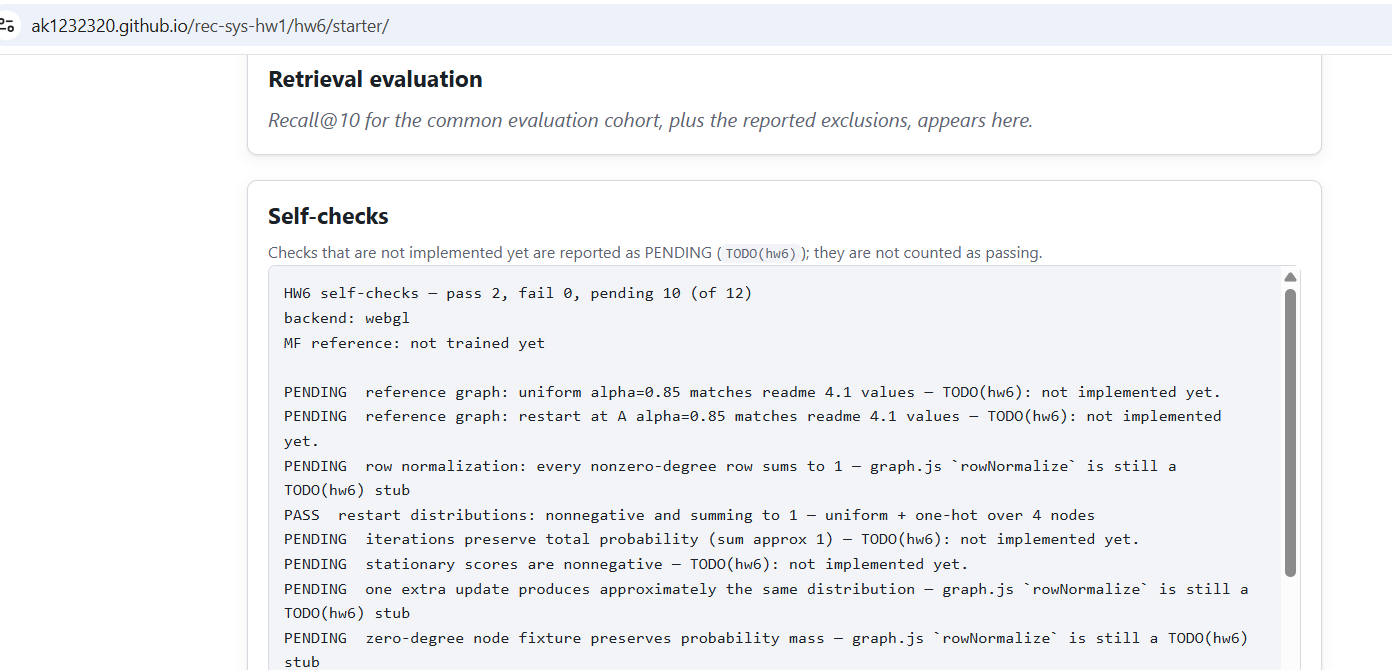
#> input picture hw6/manual/image copy 2.png, 1392 x 670 px
$ python make_manual_figure.py
#> lines starting #> are read from the running program, lines starting #| are printed output that depends on the picture
"""Compose the manual-verification screenshots into one report figure.

Takes the two self-check panels captured on the published site — the starter and
the submitted version — keeps each one's address bar so the figure shows where
it was taken, and stacks them. Wide screenshots do not survive being scaled into
an A4 column, so each panel is cropped to the lines that carry the evidence.

Run:  python experiments/make_manual_figure.py
"""
from pathlib import Path

from PIL import Image, ImageChops

HERE = Path(__file__).resolve().parent
MANUAL = HERE.parent / "manual"
OUT = HERE.parent / "report" / "figures" / "manual_check.png"

GAP = 14
BORDER = (200, 200, 200)
TEXT_WIDTH = 960      # enough for "HW6 self-checks - pass 12, fail 0, pending 0 (of 12)"
HEADER_ROWS = 150     # the summary line plus the backend / MF reference lines
BODY_ROWS = 170       # the first few check lines underneath

# (file, address-bar band, first row of the code box)
PANELS = [
    ("image copy 2.png", (0, 0, 1232, 42), 268),
    ("image copy 3.png", (0, 0, 1206, 42), 345),
]


def trim_left(image):
    """First column that is not page background, so the gutter is dropped."""
    background = Image.new("RGB", image.size, image.getpixel((2, 2)))
    box = ImageChops.difference(image, background).convert("L").point(
        lambda v: 255 if v > 18 else 0).getbbox()
    return box[0] if box else 0


def build(name, url_band, body_top):
#> called with name = 'image copy 2.png', url_band = (0, 0, 1232, 42), body_top = 268
    image = Image.open(MANUAL / name).convert("RGB")
    url = image.crop(url_band)

    band = image.crop((0, body_top, image.width, body_top + HEADER_ROWS + BODY_ROWS))
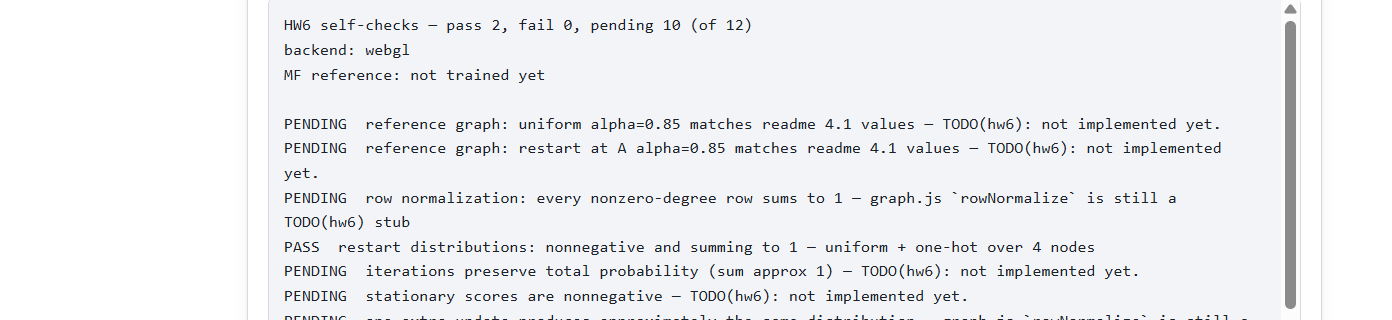
#> band: PIL image 1392x320 RGB; mean R, G, B 237.8, 239.4, 241.7
    left = trim_left(band)
#> in trim_left, `background = Image.new("RGB", image.size, image.getpixel((2, 2)))`: background: PIL image 1392x320 RGB; every value is 255
#> in trim_left, `box = ImageChops.difference(image, background).convert("L").point( lam..`: box = (247, 0, 1322, 320)
#> left = 247
    body = band.crop((left, 0, min(left + TEXT_WIDTH, band.width), band.height))

    width = max(url.width, body.width)
#> width = 1232
    canvas = Image.new("RGB", (width, url.height + body.height), "white")
#> canvas: PIL image 1232x362 RGB; every value is 255
    canvas.paste(url, (0, 0))
    canvas.paste(body, (0, url.height))
    return canvas


def main():
    panels = [build(*panel) for panel in PANELS]
#> call 2 of build, with name = 'image copy 3.png', url_band = (0, 0, 1206, 42), body_top = 345
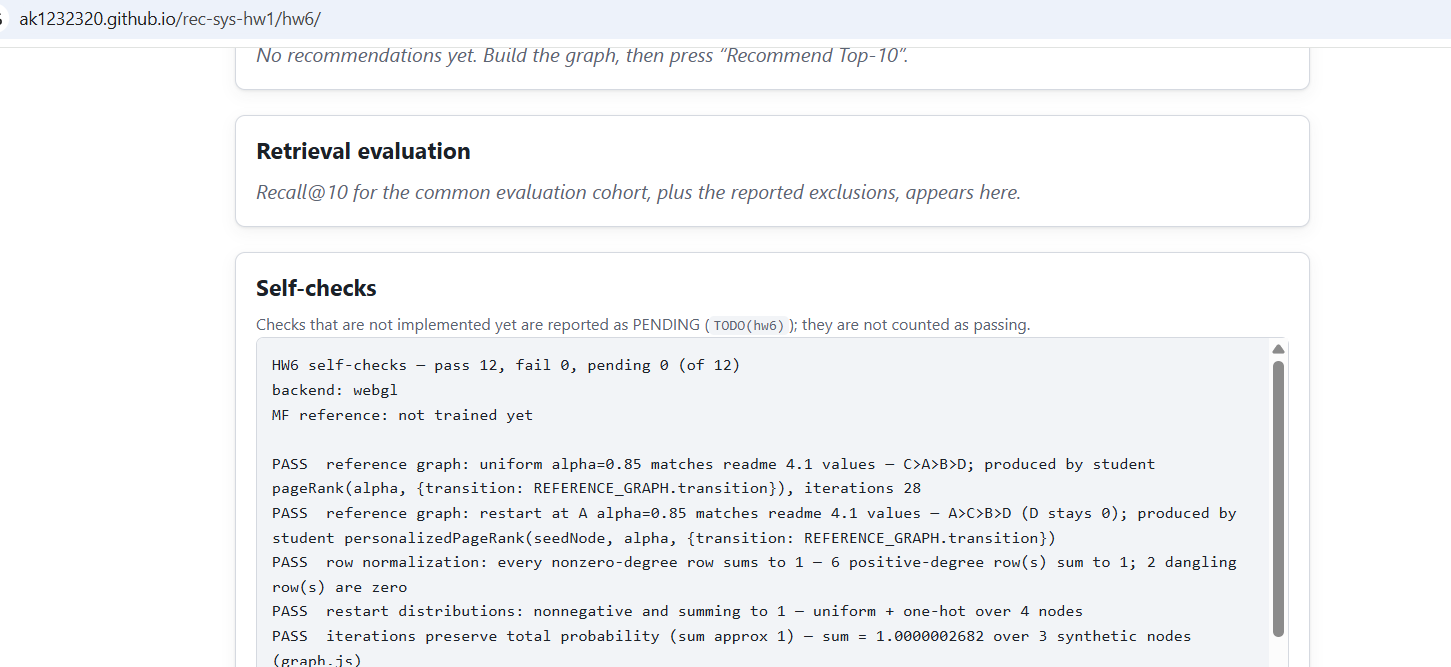
#> input picture hw6/manual/image copy 3.png, 1451 x 667 px
#> in build (call 2), `band = image.crop((0, body_top, image.width, body_top + HEADER_ROWS + ..`:
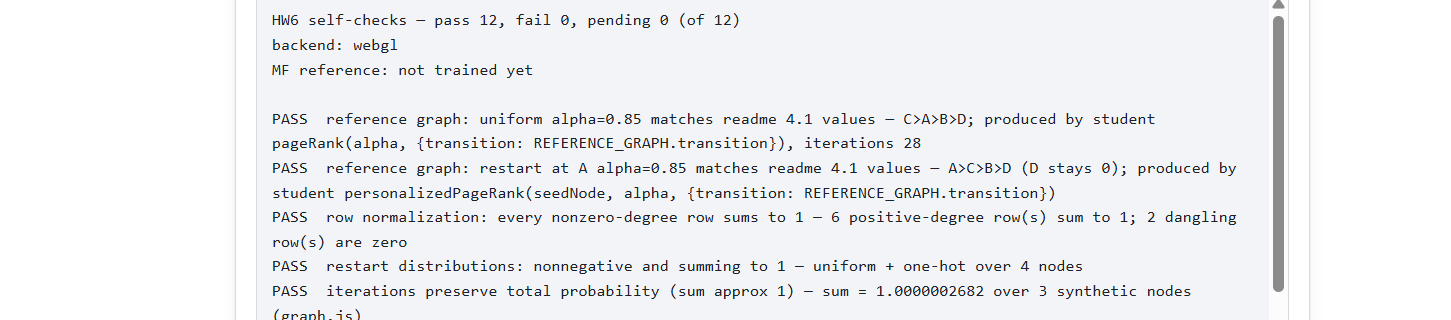
#> band: PIL image 1451x320 RGB; mean R, G, B 237.9, 239.4, 241.6
#> in trim_left (call 2), `background = Image.new("RGB", image.size, image.getpixel((2, 2)))`: background: PIL image 1451x320 RGB; every value is 255
#> in build (call 2), `left = trim_left(band)`: left = 235
#> in build (call 2), `canvas = Image.new("RGB", (width, url.height + body.height), "white")`: canvas: PIL image 1206x362 RGB; every value is 255
#> in build (call 2), `canvas.paste(body, (0, url.height))`:
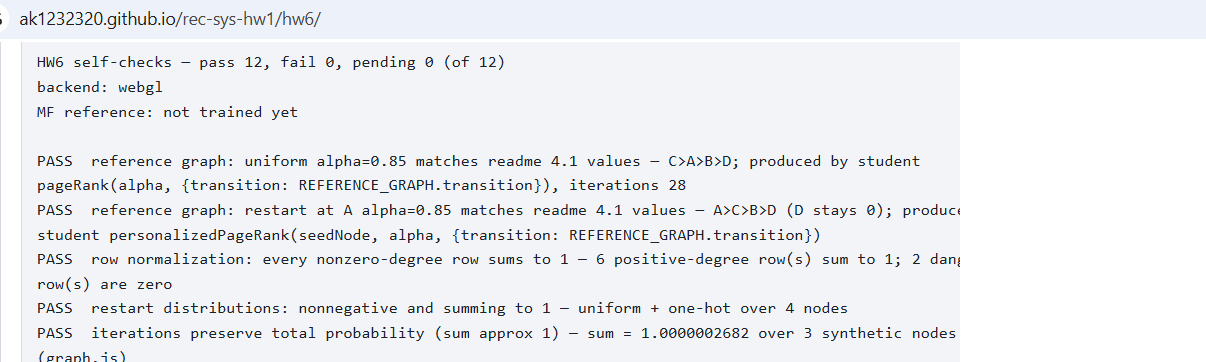
#> canvas: PIL image 1206x362 RGB; mean R, G, B 236.2, 238.2, 241.3
#> panels = 2 items
    width = max(panel.width for panel in panels)
#> width = 1232
    scaled = [
        panel if panel.width == width
        else panel.resize((width, round(panel.height * width / panel.width)), Image.LANCZOS)
        for panel in panels
    ]
#> scaled = 2 items

    height = sum(panel.height for panel in scaled) + GAP * (len(scaled) - 1)
#> height = 746
    canvas = Image.new("RGB", (width, height), "white")
#> canvas: PIL image 1232x746 RGB; every value is 255
    y = 0
    for panel in scaled:
        canvas.paste(panel, (0, y))
        y += panel.height + GAP
#> this loop made 2 passes
#> y on passes 1 to 2: 376, 760
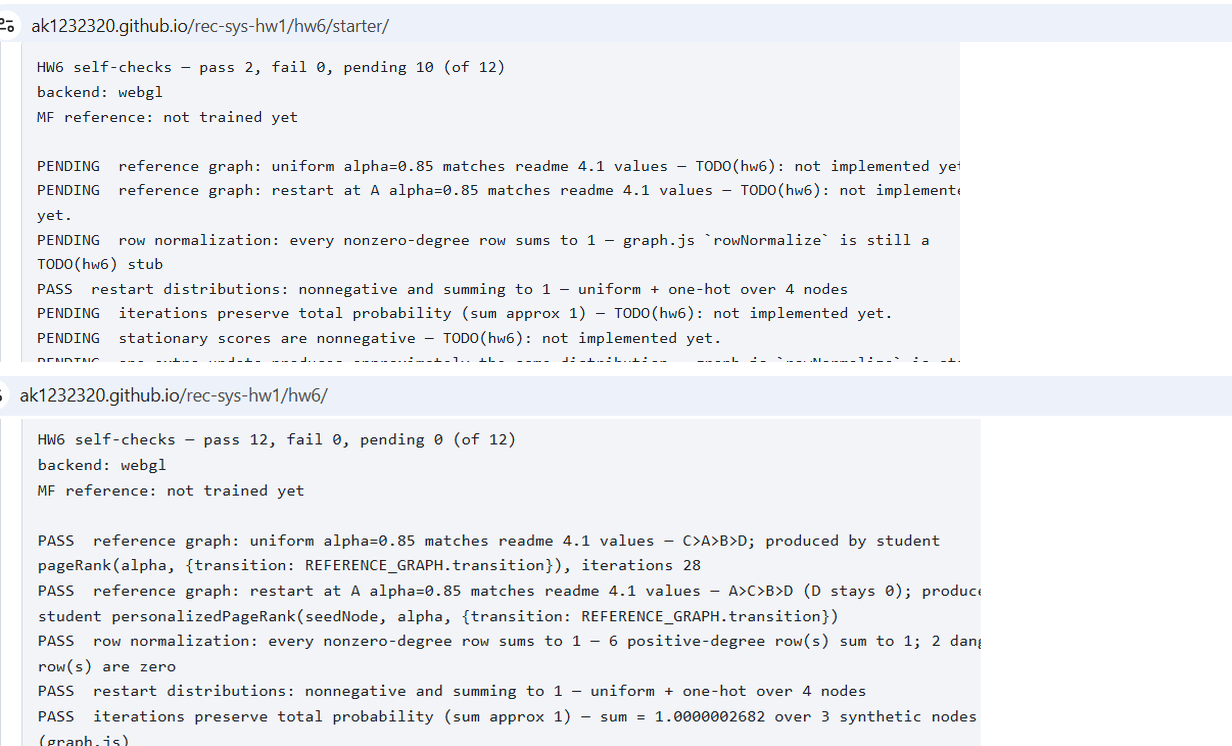
#> canvas: PIL image 1232x746 RGB; mean R, G, B 236.9, 238.8, 241.7
#> after the loop, y = 760

    framed = Image.new("RGB", (canvas.width + 2, canvas.height + 2), BORDER)
#> framed: PIL image 1234x748 RGB; every value is 200
    framed.paste(canvas, (1, 1))
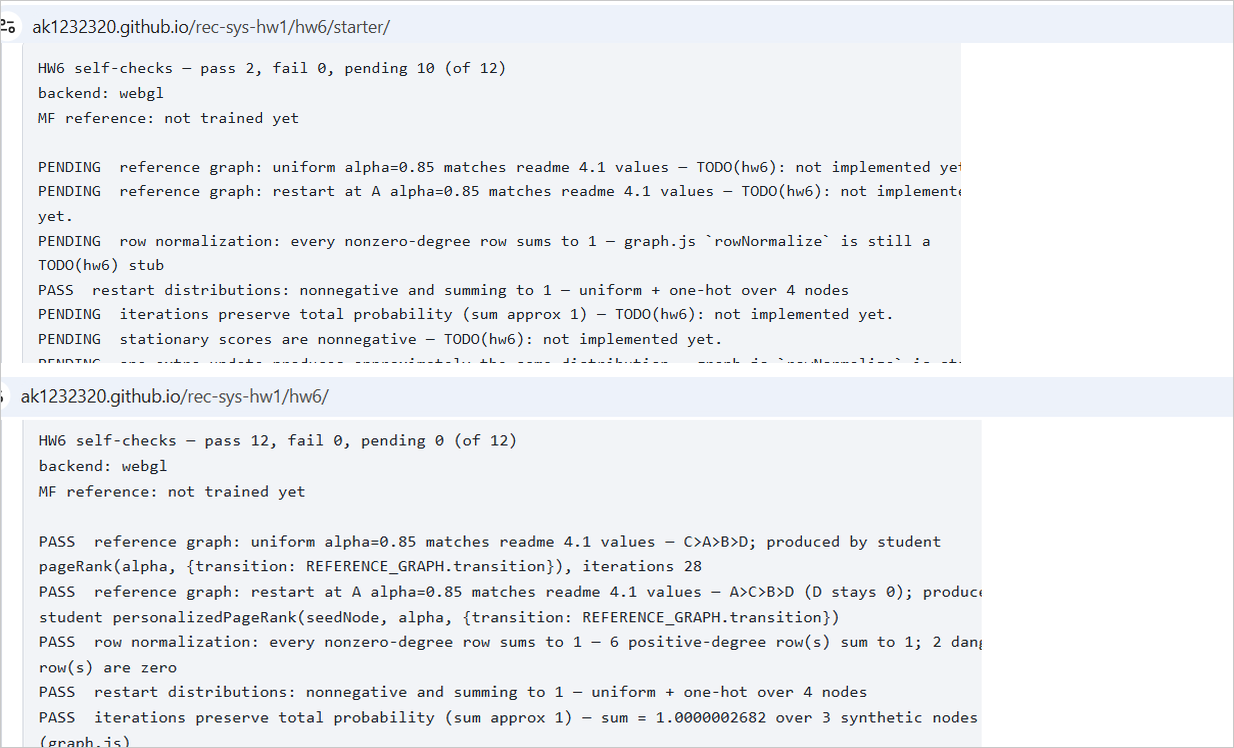
#> framed: PIL image 1234x748 RGB; mean R, G, B 236.7, 238.6, 241.6
    framed.save(OUT)
    print(f"saved {OUT} {framed.size}")
#| saved hw6/report/figures/manual_check.png (1234, 748)


if __name__ == "__main__":
    main()
